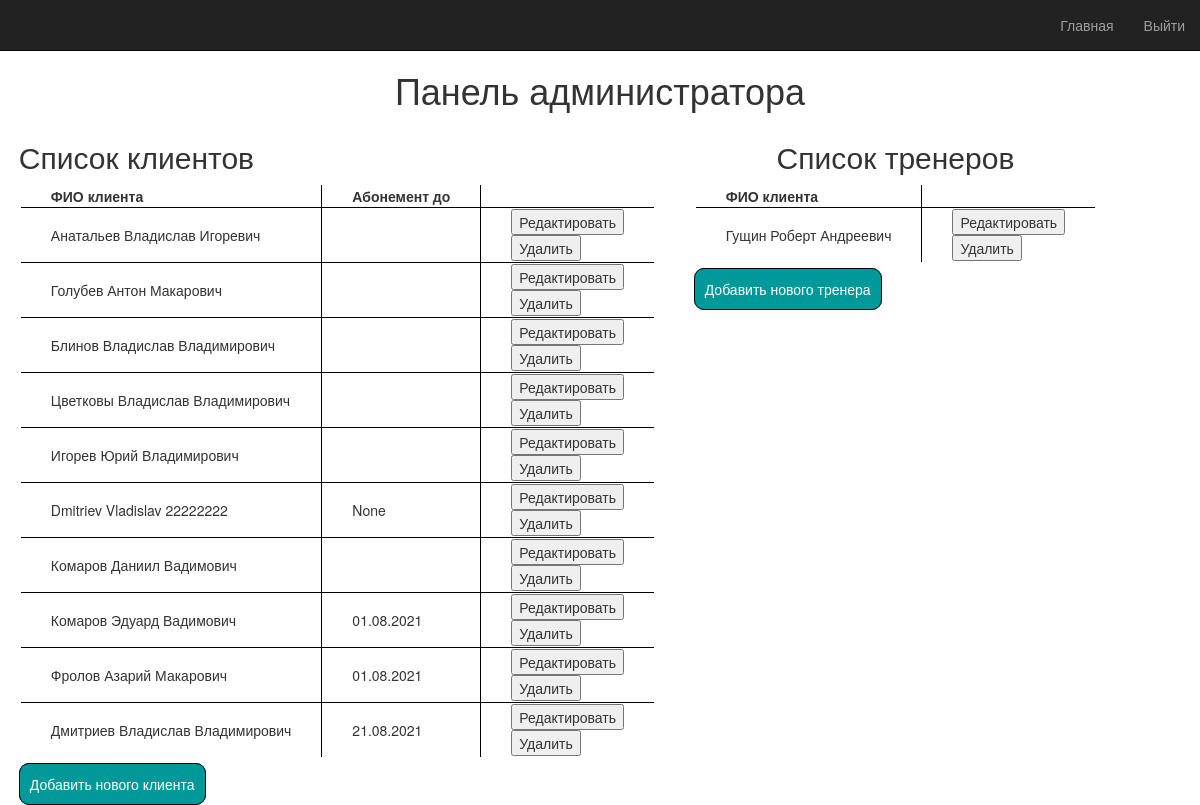
The page /admin (signed in) on the database its author committed.
### models.py (models this page shows)
class User(UserMixin, db.Model):
    __table_name__ = 'user'
    id = db.Column(db.Integer, primary_key=True)
    user_lvl = db.Column(db.Integer)
    username = db.Column(db.String(30), unique=True)
    name = db.Column(db.String(30), unique=False)
    surname = db.Column(db.String(30), unique=False)
    midname = db.Column(db.String(30), unique=False)
    ticket = db.Column(db.String(50), unique=False)
    enddate = db.Column(db.String(50), unique=False)
    password = db.Column(db.String(80))
    created_on = db.Column(db.DateTime(), default=datetime.utcnow)
    timelines = db.relationship('Date', secondary=user_time, backref='user')

### app.py (the view)
@app.route('/admin')
@login_required
def admin():
    users = models.User.query.all()
    clients1 = []
    clients2 = []
    treners = []
    for user in users:
        if user.user_lvl==3:
            clients1.append(user)
        elif user.user_lvl==2:
            clients2.append(user)
        elif user.user_lvl == 1:
            treners.append(user)
    return render_template('admin.html', name=current_user.username, clients1=clients1, clients2=clients2, treners=treners)

### app.py (called while the page is built)
@login_manager.user_loader
def load_user(user_id):
    return models.User.query.get(int(user_id))

### templates/admin.html (shortened to what this page needs)
{% extends "bootstrap/base.html" %}
{% block styles %}
{{super()}}
<link rel="stylesheet" href="{{url_for('.static', filename='admin.css')}}">
{% endblock %}
{% block content %}
<nav class="navbar navbar-inverse navbar-fixed-top">
    <div class="container-fluid">
        <div class="navbar-header">
            <a class="navbar-brand" href="#">{{ username }}</a>
        </div>
        <div id="navbar" class="navbar-collapse collapse">
            <ul class="nav navbar-nav navbar-right">
                <li><a href="{{ url_for('home') }}">Главная</a></li>
                <li><a href="{{ url_for('logout') }}">Выйти</a></li>
            </ul>
        </div>
    </div>
</nav>
<head>
    <link rel="stylesheet" href="{{url_for('.static', filename='admin.css')}}">
</head>
<body>
    <div class="all_admin">
        <h1>Панель администратора</h1>
        <div class="admin">
            <div class=>
                <h2>Список клиентов</h2>
                <table>
                    <tr><th>ФИО клиента</th><th>Абонемент до</th></tr>
                    {% for user in clients1 %}
                    <tr><td>{{user.surname}} {{user.name}} {{user.midname}}</td>
                        <td>{{user.enddate}}</td><td><form action="/admin/edt{{user.id}}/" method="POST"><input type="submit"  value="Редактировать"></form><form action="/admin/del{{user.id}}/" method="POST"><input type="submit"  value="Удалить"></form></td>
                    </tr>
                    {% endfor %}
                    {% for user in clients2 %}
                    <tr><td>{{user.surname}} {{user.name}} {{user.midname}}</td>
                        <td>{{user.enddate}}</td><td><form action="/admin/edt{{user.id}}/" method="POST"><input type="submit"  value="Редактировать"></form><form action="/admin/del{{user.id}}/" method="POST"><input type="submit"  value="Удалить"></form></td>
                    </tr>
                    {% endfor %}
                </table>
                <a href="{{ url_for('add') }}">Добавить нового клиента</a>
            </div>
            <div class="coach">
                <h2>Список тренеров</h2>
                                <table>
                    <tr><th>ФИО клиента</th></tr>
                    {% for user in treners %}
                    <tr><td>{{user.surname}} {{user.name}} {{user.midname}}</td>
                        <td><form action="/admin/edt{{user.id}}/" method="POST"><input type="submit"  value="Редактировать"></form><form action="/admin/del{{user.id}}/" method="POST"><input type="submit"  value="Удалить"></form></td>
                    </tr>
                    {% endfor %}
                </table>
                <a href="{{ url_for('add') }}">Добавить нового тренера</a>
            </div>
        </div>
    </div>
</body>
{% endblock %}

### static/admin.css (style rules this page uses)
.all_admin h1 { text-align: center; margin-top: 70px; }
.admin { display: flex; justify-content: space-around; }
.admin table { border: 2px white solid ; border-collapse: collapse; margin-bottom: 15px; }
.admin td, .admin th { border: 1px black solid; padding: 1px 30px; }
.admin a { text-decoration: none; border: 1px black solid; padding: 10px; border-radius: 10px; transition: .9s; background-color: #009999; color: white; }
.coach { margin-right: 7%; }
.coach h2 { text-align: center; }

### rows shown on the page
User: surname "Анатальев", name "Владислав", midname "Игоревич"
User: surname "Голубев", name "Антон", midname "Макарович"
User: surname "Блинов", name "Владислав", midname "Владимирович"
User: surname "Цветковы", name "Владислав", midname "Владимирович"
User: surname "Игорев", name "Юрий", midname "Владимирович"
User: surname "Dmitriev", name "Vladislav", midname "22222222", enddate "None"
User: surname "Комаров", name "Даниил", midname "Вадимович"
User: surname "Комаров", name "Эдуард", midname "Вадимович", enddate "01.08.2021"
User: surname "Фролов", name "Азарий", midname "Макарович", enddate "01.08.2021"
User: surname "Дмитриев", name "Владислав", midname "Владимирович", enddate "21.08.2021"
User: surname "Гущин", name "Роберт", midname "Андреевич"
